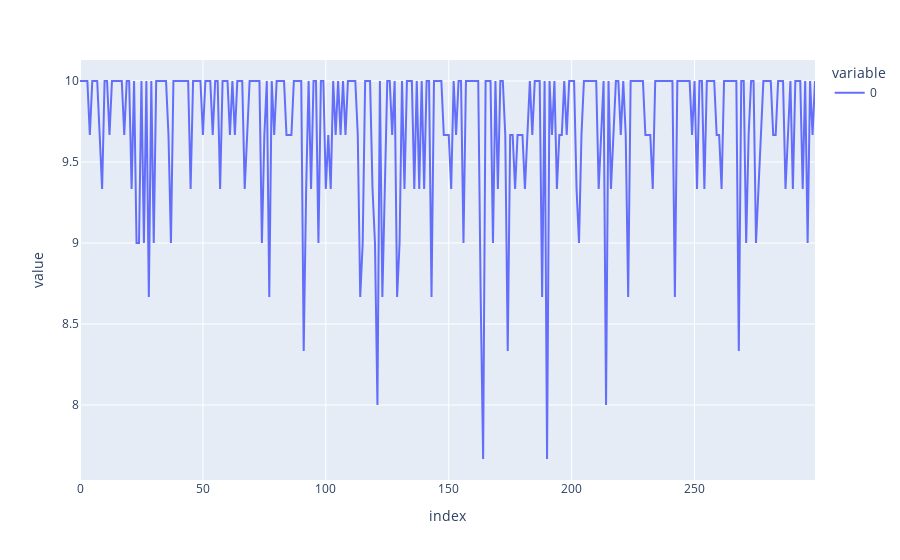

Notebook code for this chart:
### Code cell
p

### Figure 1 — Plotly figure (JSON) as saved in the notebook; plotly's stock layout.template omitted (floating-point values rounded to 4 significant figures; data arrays with more than 128 entries replaced by an {"elided": "..."} marker saying what was removed)
{"data": [{"hovertemplate": "variable=0<br>index=%{x}<br>value=%{y}<extra></extra>", "legendgroup": "0", "line": {"color": "#636efa", "dash": "solid"}, "marker": {"symbol": "circle"}, "mode": "lines", "name": "0", "orientation": "v", "showlegend": true, "type": "scatter", "x": {"elided": "300 int values"}, "xaxis": "x", "y": {"elided": "300 float values"}, "yaxis": "y"}], "layout": {"legend": {"title": {"text": "variable"}, "tracegroupgap": 0}, "margin": {"t": 60}, "xaxis": {"anchor": "y", "domain": [0, 1], "title": {"text": "index"}}, "yaxis": {"anchor": "x", "domain": [0, 1], "title": {"text": "value"}}}}
